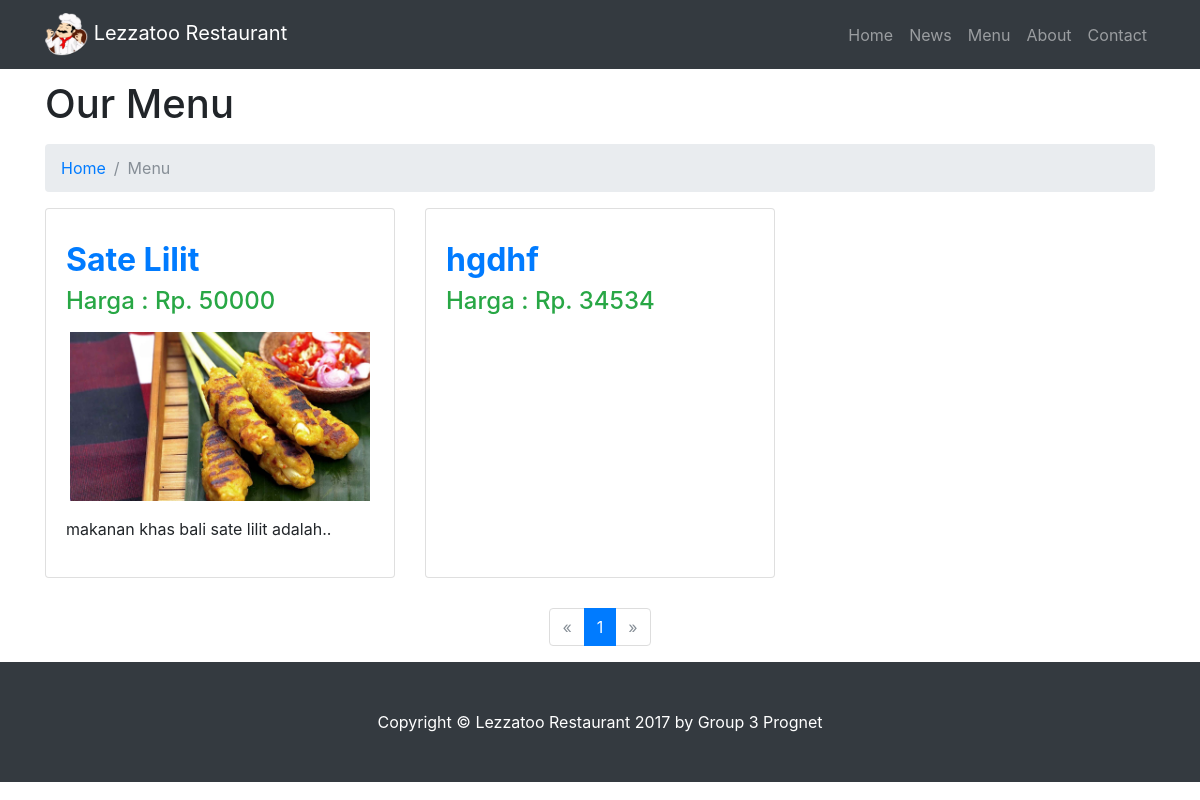
Page /menu.php on the earlier database version.
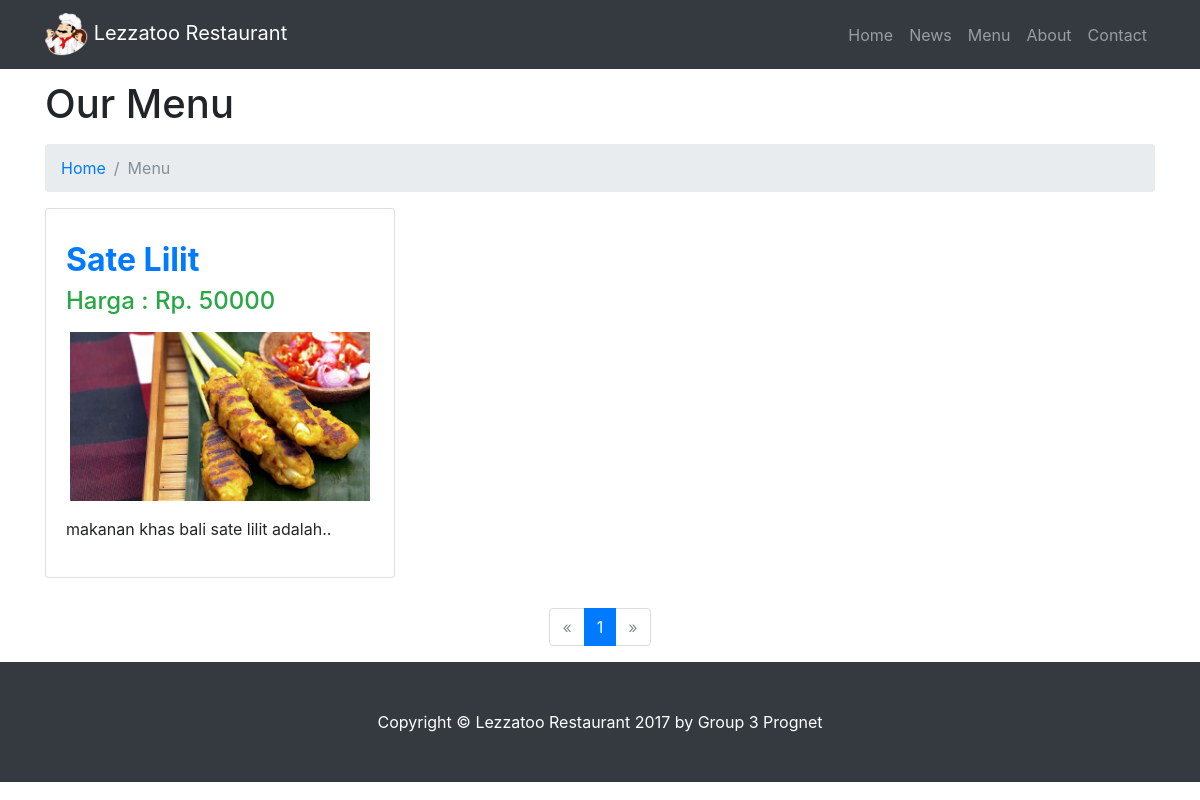
Same page on the later database version.
### tables this page shows
CREATE TABLE `food` (
  `id_food` int(11) UNSIGNED NOT NULL,
  `name` varchar(50) NOT NULL,
  `content` text NOT NULL,
  `price` int(10) NOT NULL,
  `last_update` datetime NOT NULL
);

### menu.php (the view, shortened to what this page needs)
<!DOCTYPE html>
<html lang="en">
  <head>
    <link href="vendor/bootstrap/css/bootstrap.min.css" rel="stylesheet">
    <link href="vendor/css/modern-business.css" rel="stylesheet">
  </head>
  <body>
    <nav class="navbar fixed-top navbar-expand-lg navbar-dark bg-dark fixed-top">
      <div class="container">
        <a class="navbar-brand" href="index.php"><img src="vendor/images/restaurant.png" alt="home" width="43px" height="43px"/> Lezzatoo Restaurant</a>
        <div class="collapse navbar-collapse" id="navbarResponsive">
          <ul class="navbar-nav ml-auto">
            <li class="nav-item">
              <a class="nav-link" href="index.php">Home</a>
            </li>
            <li class="nav-item">
              <a class="nav-link" href="news.php">News</a>
            </li>
            <li class="nav-item">
              <a class="nav-link" href="menu.php">Menu</a>
            </li>
            <li class="nav-item">
              <a class="nav-link" href="about.php">About</a>
            </li>
            <li class="nav-item">
              <a class="nav-link" href="contact.php">Contact</a>
            </li>
          </ul>
        </div>
      </div>
    </nav>
    <div class="container">
      <h1 class="mt-4 mb-3">Our Menu
      </h1>
      <ol class="breadcrumb">
        <li class="breadcrumb-item">
          <a href="index.php">Home</a>
        </li>
        <li class="breadcrumb-item active">Menu</li>
      </ol>
    	<?php
    	include "proses/koneksi.php";
      $limit = 6;
      $page = isset ($_GET['page']) ? (int) $_GET['page'] : 1;
      if (empty($page)) {
        $posisi = 0;
        $halaman = 1;
      } else {
        $posisi = ($page-1) * $limit;
      }
    	$sql = mysqli_query($koneksi,"SELECT * FROM food LIMIT $posisi, $limit");
      ?>
      <div class="row">
        <?php if ($sql->num_rows!=0) {
          while ($row = mysqli_fetch_array($sql)) {
        ?>
        <div class="col-lg-4 col-sm-6 portfolio-item">
          <div class="card h-100">
            <div class="card-body">
              <h4 class="card-title">
                <h2 class="font-weight-bold text-primary"><?php echo $row['name']; ?><h4 class="text-success">Harga : Rp. <?php echo $row['price']; ?></h4></h2>
              </h4>
              <p class="card-text"><?php echo $row['content']; ?></p>
            </div>
          </div>
        </div>
        <?php } ?>
      </div>
      <?php
        $sql2 = mysqli_query($koneksi,"SELECT * FROM food");
        $total = mysqli_num_rows($sql2);
        $pages = ceil($total/$limit);
      ?>
      <ul class="pagination justify-content-center">
        <?php
          if ($page == 1) {
        ?>
        <li class="page-item disabled">
          <a class="page-link" href="#" aria-label="Previous">
            <span aria-hidden="true">&laquo;</span>
          </a>
        </li>
        <?php }
          for ($i=1; $i <=$pages ; $i++) {
            if ($page == $i) { ?>
        <li class="page-item active">
            <span class="page-link">
              <?php echo $i ?><span class="sr-only">(current)</span>
            </span>
        </li>
        <?php } else { ?>
        <li class="page-item">
            <a class="page-link" href="?page=<?php echo $i ?>"><?php echo $i ?></a>
        </li>
        <?php }
          }
          if ($page == $pages) {
        ?>
        <li class="page-item disabled">
          <a class="page-link" href="#" aria-label="Next">
            <span aria-hidden="true">&raquo;</span>
          </a>
        </li>
        <?php } ?>
      </ul>
    </div>
    <footer class="py-5 bg-dark">
      <div class="container">
        <p class="m-0 text-center text-white">Copyright &copy; Lezzatoo Restaurant 2017 by Group 3 Prognet</p>
      </div>
    </footer>
    <?php } ?>
  </body>
</html>

Differences in the rows shown:
removed food: name "hgdhf", price "34534"
